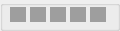
   <widget class="QGroupBox" name="Res12">
    <property name="geometry">
     <rect>
      <x>40</x>
      <y>164</y>
      <width>120</width>
      <height>31</height>
     </rect>
    </property>
    <property name="title">
     <string/>
    </property>
    <widget class="QLabel" name="res121">
     <property name="geometry">
      <rect>
       <x>10</x>
       <y>7</y>
       <width>16</width>
       <height>15</height>
      </rect>
     </property>
     <property name="styleSheet">
      <string notr="true">background-color: rgb(158, 158, 158);</string>
     </property>
     <property name="text">
      <string/>
     </property>
    </widget>
    <widget class="QLabel" name="res122">
     <property name="geometry">
      <rect>
       <x>30</x>
       <y>7</y>
       <width>16</width>
       <height>15</height>
      </rect>
     </property>
     <property name="styleSheet">
      <string notr="true">background-color: rgb(158, 158, 158);</string>
     </property>
     <property name="text">
      <string/>
     </property>
    </widget>
    <widget class="QLabel" name="res123">
     <property name="geometry">
      <rect>
       <x>50</x>
       <y>7</y>
       <width>16</width>
       <height>15</height>
      </rect>
     </property>
     <property name="styleSheet">
      <string notr="true">background-color: rgb(158, 158, 158);</string>
     </property>
     <property name="text">
      <string/>
     </property>
    </widget>
    <widget class="QLabel" name="res124">
     <property name="geometry">
      <rect>
       <x>70</x>
       <y>7</y>
       <width>16</width>
       <height>15</height>
      </rect>
     </property>
     <property name="styleSheet">
      <string notr="true">background-color: rgb(158, 158, 158);</string>
     </property>
     <property name="text">
      <string/>
     </property>
    </widget>
    <widget class="QLabel" name="res125">
     <property name="geometry">
      <rect>
       <x>90</x>
       <y>7</y>
       <width>16</width>
       <height>15</height>
      </rect>
     </property>
     <property name="styleSheet">
      <string notr="true">background-color: rgb(158, 158, 158);</string>
     </property>
     <property name="text">
      <string/>
     </property>
    </widget>
   </widget>
